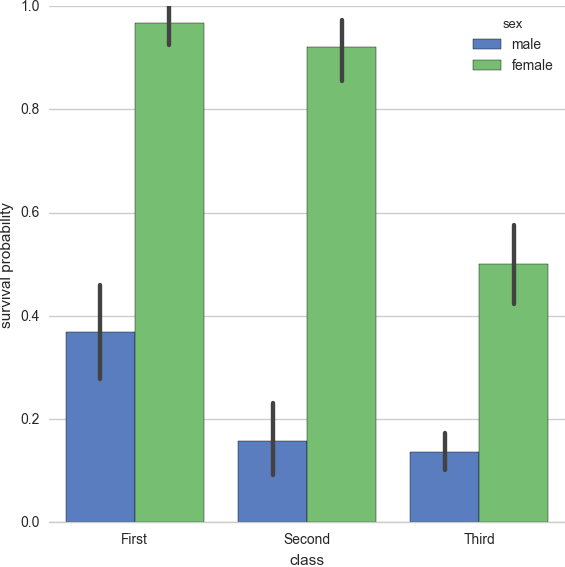

Recreate this plot in Python.
import seaborn as sns
import matplotlib.pyplot as plt
import os

sns.set(style="whitegrid")

titanic = sns.load_dataset("titanic")

g = sns.factorplot("class", "survived", "sex",
                    data=titanic, kind="bar",
                    size=6, palette="muted",
                   legend_out=False)
g.despine(left=True)
g.set_ylabels("survival probability")

plt.show()

filename = "bars.png"
directory = os.path.dirname(os.path.abspath(__file__))
savepath = os.path.join(directory, filename)
#plt.savefig(savepath)
plt.savefig(savepath, transparent=True, bbox_inches='tight', pad_inches=0)